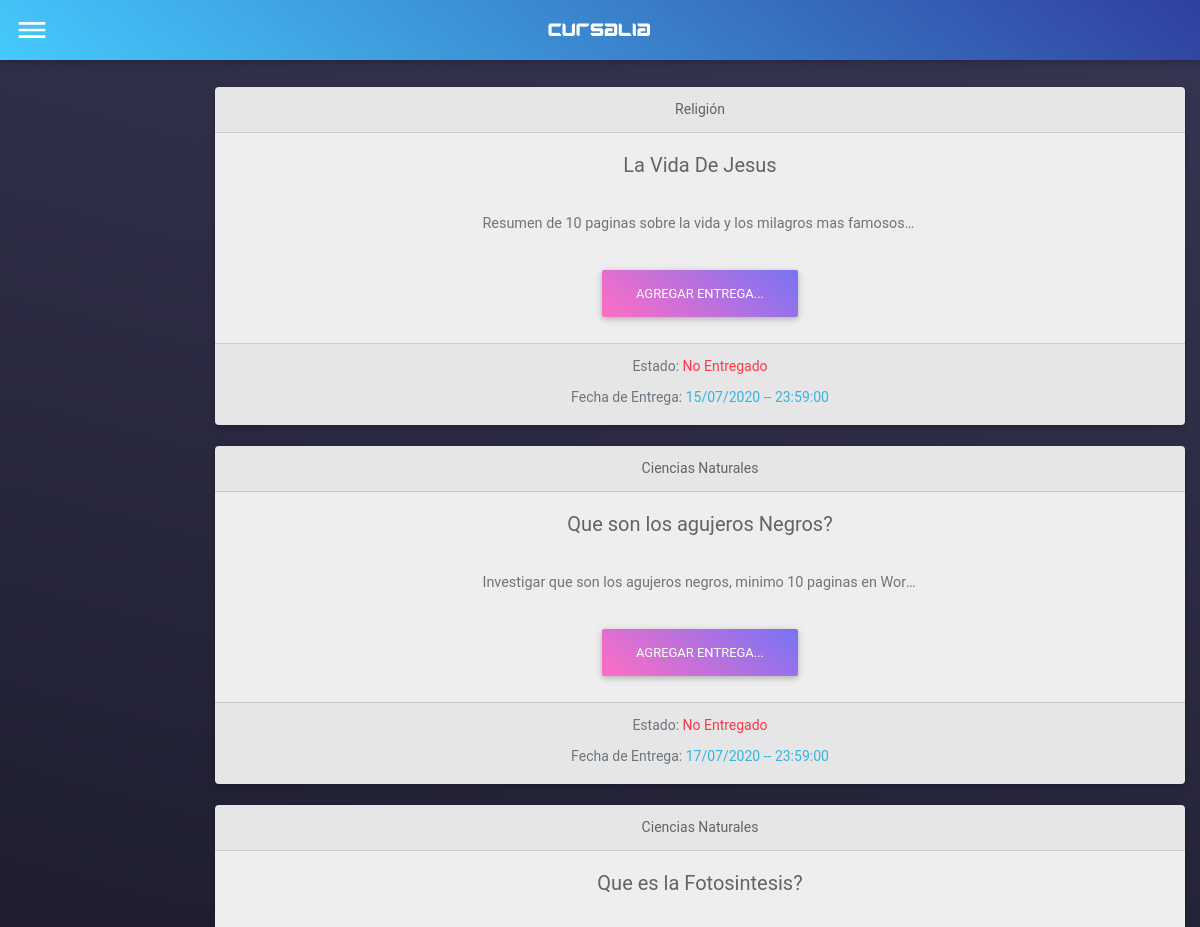
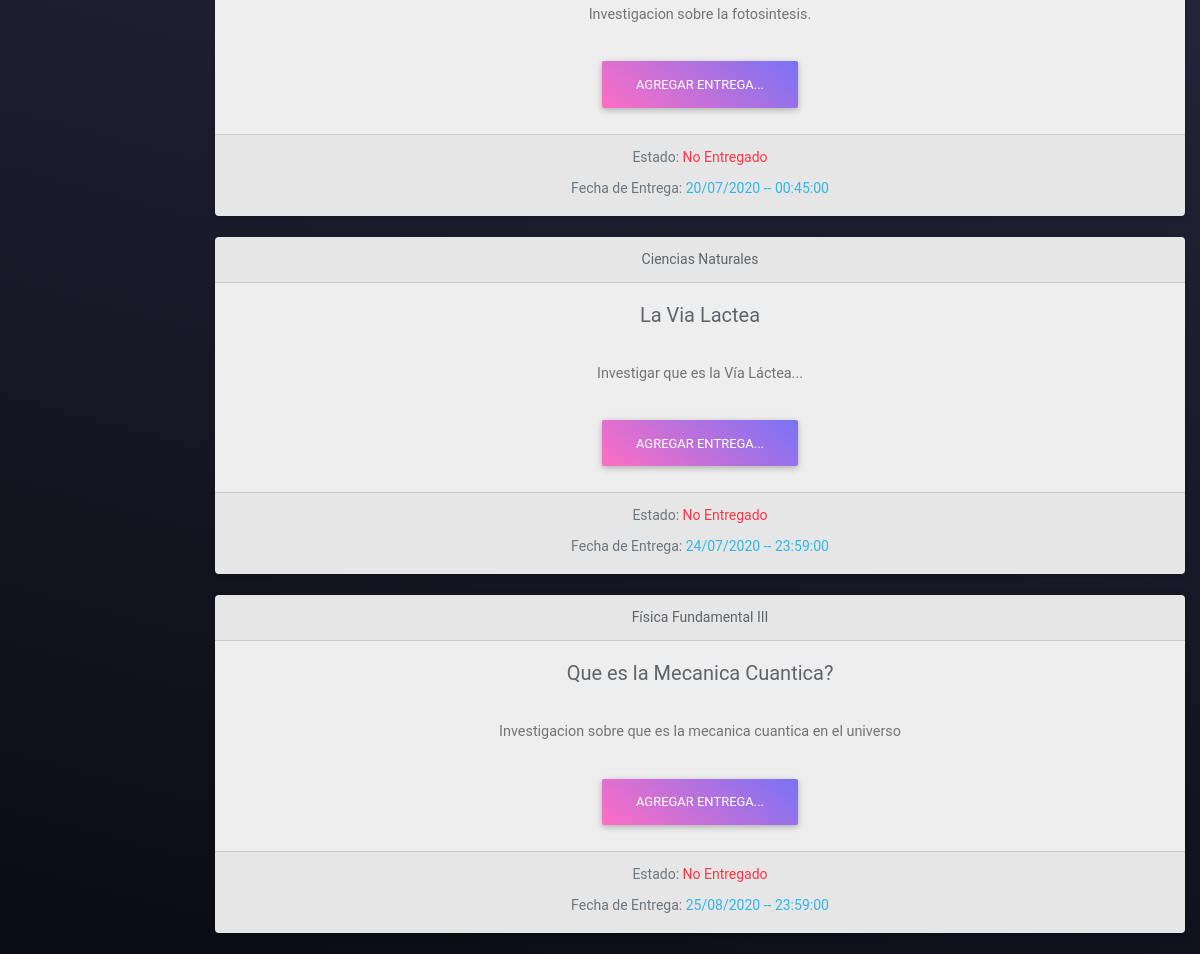
The page /Cursalia/actividades_pendientes.php (signed in) on the database its author committed (2 pictures, top to bottom).
### tables this page shows
CREATE TABLE IF NOT EXISTS `detalle_actividades` (
  `idDetalleActividad` int(11) NOT NULL AUTO_INCREMENT,
  `Estado_Entrega` set('Entregado','No Entregado') NOT NULL,
  `Estado_Calificacion` set('Calificada','Sin Calificar') NOT NULL,
  `Calificacion` tinyint(3) NOT NULL,
  `FK_Actividad` int(11) NOT NULL,
  `FK_Usuario` int(11) NOT NULL,
  `FK_Archivos` int(11) NOT NULL,
  PRIMARY KEY (`idDetalleActividad`),
  KEY `FK_DetalleActividades_Actividades` (`FK_Actividad`),
  KEY `FK_DetalleActividades_Usuarios` (`FK_Usuario`),
  KEY `FK_DetalleActividades_Archivos` (`FK_Archivos`)
);

CREATE TABLE IF NOT EXISTS `cursos` (
  `idCurso` int(11) NOT NULL AUTO_INCREMENT,
  `NombreCurso` varchar(128) NOT NULL,
  `Descripcion` varchar(2048) NOT NULL,
  `FK_Catedratico` int(11) NOT NULL,
  `FK_Grado` int(11) NOT NULL,
  PRIMARY KEY (`idCurso`),
  KEY `FK_Curso_Catedratico` (`FK_Catedratico`),
  KEY `FK_Grado_Catedratico` (`FK_Grado`)
);

CREATE TABLE IF NOT EXISTS `actividades` (
  `idActividad` int(11) NOT NULL AUTO_INCREMENT,
  `NombreActividad` varchar(64) NOT NULL,
  `DescripcionActividad` varchar(1024) NOT NULL,
  `Fecha_Entrega` datetime NOT NULL,
  `FK_Curso` int(11) NOT NULL,
  `FK_Grado` int(11) NOT NULL,
  PRIMARY KEY (`idActividad`),
  KEY `FK_Actividad_Curso` (`FK_Curso`),
  KEY `FK_Actividad_Grado` (`FK_Grado`)
);

### Cursalia/vistas/actividades_pendientes_cards.php (the view)
<?php
include 'controlador/conexion.php';
$SQL1 = 'SELECT
                 actividades.idActividad,
                 actividades.NombreActividad,
                 actividades.DescripcionActividad,
                 cursos.idCurso,
                 cursos.NombreCurso,
                 grados.idGrado,
                 detalle_actividades.idDetalleActividad,
                 detalle_actividades.Estado_Entrega,
                 actividades.Fecha_Entrega
            FROM
                 detalle_actividades
            INNER JOIN actividades ON detalle_actividades.FK_Actividad = actividades.idActividad
            INNER JOIN cursos ON actividades.FK_Curso = cursos.idCurso
            INNER JOIN grados ON actividades.FK_Grado = grados.idGrado
            INNER JOIN usuarios ON detalle_actividades.FK_Usuario = usuarios.idUsuario
            WHERE grados.idGrado = ' . $GradoUser1 . '
            AND detalle_actividades.Estado_Entrega = "No Entregado"
            AND detalle_actividades.FK_Usuario = ' . $IdUser1 . '
            ORDER BY actividades.Fecha_Entrega ASC';
$resultado2 = mysqli_query($conexion, $SQL1);
while ($columna = mysqli_fetch_array($resultado2)) {
    $date = date_create($columna['8']);
?>
            <div class="row">
                <div class="col-lg-12">
                    <div class="card text-center">
                        <div class="card-header">
                            <?php echo $columna['4']; ?>
                        </div>
                        <div class="card-body">
                            <h5 class="card-title"><?php echo $columna['1']; ?></h5>
                            <p class="card-text text-truncate d-inline-block col-12" style="max-width: 50%;"><?php echo $columna['2']; ?></p>
                            <form action="Agregar_Entrega" method="POST">
                                <button href="#" type="submit" name="agregar" value="<?php echo $columna['0']; ?>" class="btn btn-info purple-gradient">Agregar Entrega...</button>
                            </form>
                        </div>
                        <div class="card-footer text-muted">
                            Estado: <a class="text-danger" href="#"><?php echo $columna['7']; ?></a>
                            <br>
                            <p style="margin-top: 10px; margin-bottom: 5px;">Fecha de Entrega: <a class="text-info" href="#"><?php echo date_format($date, 'd/m/Y -- H:i:s'); ?></a></p>
                        </div>
                    </div>
                </div>
            </div>
            <br>
<?php
}
?>

### css/login.css (style rules this page uses)
:root { --baseColor: #606468; transition: 0.5s; }
:root { --gridMaxWidth: 20rem; --gridWidth: 90%; }
:root { --iconFill: var(--baseColor); }
:root { --htmlFontSize: 100%; --bodyBackgroundColor: #2c3338; --bodyColor: var(--baseColor); --bodyFontFamily: 'Open Sans'; --bodyFontFamilyFallback: sans-serif; --bodyFontSize: 0.875rem; --bodyFontWeight: 400; --bodyLineHeight: 1.5; }
* { box-sizing: inherit; }
html { box-sizing: border-box; font-size: var(--htmlFontSize); height: 100%; }
body { background-color: var(--bodyBackgroundColor); color: var(--bodyColor); font-family: var(--bodyFontFamily), var(--bodyFontFamilyFallback); font-size: var(--bodyFontSize); font-weight: var(--bodyFontWeight); height: 100%; line-height: var(--bodyLineHeight); margin: 0; min-height: 100vh; }
:root { --anchorColor: #17A2B8; }
a { color: var(--anchorColor); outline: 0; text-decoration: none; }
:root { --formFieldMargin: 0.875rem; }
:root { --loginBorderRadus: 0.25rem; --loginColor: #eee; --loginInputBackgroundColor: #eee; --loginInputHoverBackgroundColor: #fff; --loginLabelBackgroundColor: #6C757D; --loginSubmitBackgroundColor: #106F10; --loginSubmitColor: #eee; --loginSubmitHoverBackgroundColor: #005E00; }
:root { --paragraphMarginBottom: 1.5rem; --paragraphMarginTop: 1.5rem; }
p { margin-bottom: var(--paragraphMarginBottom); margin-top: var(--paragraphMarginTop); }

### css/style.css (style rules this page uses)
body { background: linear-gradient( 15deg, rgba(11, 11, 20, 1) 0%, rgb(55, 54, 83) 100% ) no-repeat center center fixed; background-size: cover; -moz-background-size: cover; -webkit-background-size: cover; -o-background-size: cover; overflow-x: hidden; transition: all 0.7s; }
.card { background: rgb(238, 238, 238); }
.card-footer { color: #fff; }

### rows shown on the page
detalle_actividades: cursos.NombreCurso "Religión", FK_Actividad.NombreActividad "La Vida De Jesus", FK_Actividad.DescripcionActividad "Resumen de 10 paginas sobre la vida y los milagros mas famosos…", Estado_Entrega "No Entregado", FK_Actividad.Fecha_Entrega "15/07/2020 -- 23:59:00"
detalle_actividades: cursos.NombreCurso "Ciencias Naturales", FK_Actividad.NombreActividad "Que son los agujeros Negros?", FK_Actividad.DescripcionActividad "Investigar que son los agujeros negros, minimo 10 paginas en Wor…", Estado_Entrega "No Entregado", FK_Actividad.Fecha_Entrega "17/07/2020 -- 23:59:00"
detalle_actividades: cursos.NombreCurso "Ciencias Naturales", FK_Actividad.NombreActividad "Que es la Fotosintesis?", FK_Actividad.DescripcionActividad "Investigacion sobre la fotosintesis.", Estado_Entrega "No Entregado", FK_Actividad.Fecha_Entrega "20/07/2020 -- 00:45:00"
detalle_actividades: cursos.NombreCurso "Ciencias Naturales", FK_Actividad.NombreActividad "La Via Lactea", FK_Actividad.DescripcionActividad "Investigar que es la Vía Láctea...", Estado_Entrega "No Entregado", FK_Actividad.Fecha_Entrega "24/07/2020 -- 23:59:00"
detalle_actividades: cursos.NombreCurso "Física Fundamental III", FK_Actividad.NombreActividad "Que es la Mecanica Cuantica?", FK_Actividad.DescripcionActividad "Investigacion sobre que es la mecanica cuantica en el universo", Estado_Entrega "No Entregado", FK_Actividad.Fecha_Entrega "25/08/2020 -- 23:59:00"
